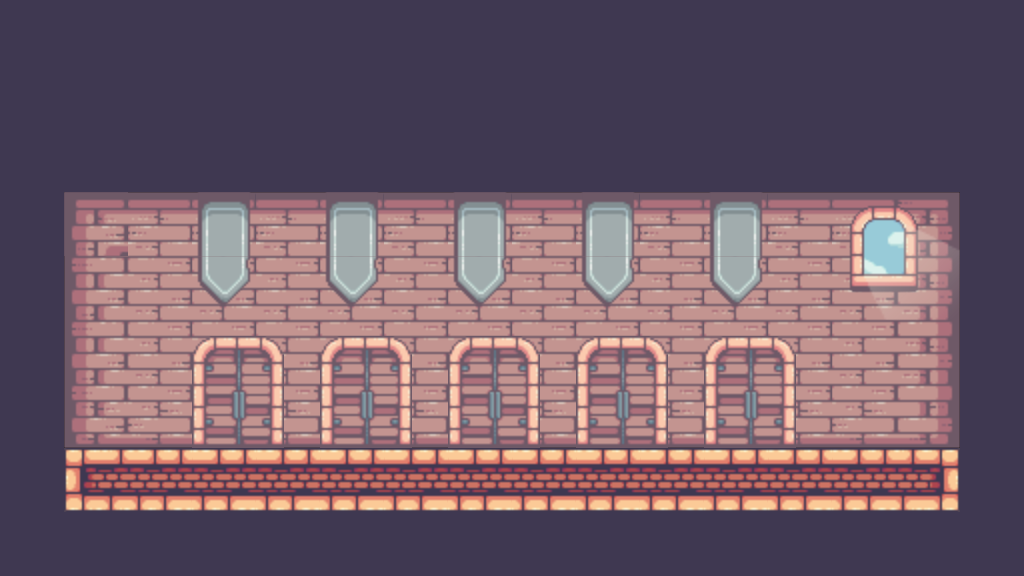

A 2D game scene composited from a Tiled map and its tileset images. What follows is a short description and the map's XML, with every tile layer's data as written:
An orthogonal 16x9 tile map with 64x64 px tiles, 3 tile layers (Background, Tiles, Decorations), 1 hidden layer not drawn, 3 tilesets and 6 objects.

<map version="1.10" tiledversion="1.10.0" orientation="orthogonal" renderorder="right-down" width="16" height="9" tilewidth="64" tileheight="64" infinite="0" nextlayerid="6" nextobjectid="37">
 <editorsettings>
  <export target="../../../colisions.js" format="js" />
 </editorsettings>
 <tileset firstgid="1" source="../tilesets/Main.tsx" />
 <tileset firstgid="248" source="../tilesets/Decorations.tsx" />
 <tileset firstgid="290" source="../tilesets/Misc.tsx" />
 <layer id="5" name="Background" width="16" height="9">
  <data encoding="csv">
41,41,41,41,41,41,41,41,41,41,41,41,41,41,41,41,
41,41,41,41,41,41,41,41,41,41,41,41,41,41,41,41,
41,41,41,41,41,41,41,41,41,41,41,41,41,41,41,41,
41,135,136,136,136,136,136,136,136,136,136,136,136,136,137,41,
41,154,155,155,155,155,155,155,155,155,155,155,155,155,156,41,
41,154,155,155,155,155,155,155,155,155,155,155,155,155,156,41,
41,173,174,174,174,174,174,174,174,174,174,174,174,174,175,41,
41,41,41,41,41,41,41,41,41,41,41,41,41,41,41,41,
41,41,41,41,41,41,41,41,41,41,41,41,41,41,41,41
</data>
 </layer>
 <layer id="1" name="Tiles" width="16" height="9">
  <data encoding="csv">
41,41,41,41,41,0,41,0,0,41,41,0,0,0,41,41,
41,41,41,41,41,0,41,0,0,0,41,0,0,0,41,41,
41,0,0,0,0,0,0,0,0,0,0,0,0,0,0,0,
41,0,0,0,0,0,0,0,0,0,0,0,0,0,0,41,
41,0,0,0,0,0,0,0,0,0,0,0,0,0,0,41,
41,0,0,0,0,0,0,0,0,0,0,0,0,0,0,41,
41,0,0,0,0,0,0,0,0,0,0,0,0,0,0,41,
41,97,98,98,98,98,98,98,98,98,98,98,98,98,99,0,
41,41,41,41,0,0,0,0,0,0,0,0,0,41,41,41
</data>
 </layer>
 <layer id="4" name="Decorations" width="16" height="9">
  <data encoding="csv">
0,0,0,0,0,0,0,0,0,0,0,0,0,0,0,0,
0,0,0,0,0,0,0,0,0,0,0,0,0,0,0,0,
0,0,0,0,0,0,0,0,0,0,0,0,0,0,0,0,
0,207,0,256,0,256,0,256,0,256,0,256,0,271,272,0,
0,0,0,277,0,277,0,277,0,277,0,277,0,278,279,0,
0,0,0,0,0,0,0,0,0,0,0,0,0,0,0,0,
0,0,0,290,0,290,0,290,0,290,0,290,0,0,0,0,
0,0,0,0,0,0,0,0,0,0,0,0,0,0,0,0,
0,0,0,0,0,0,0,0,0,0,0,0,0,0,0,0
</data>
 </layer>
 <layer id="2" name="Collisions" width="16" height="9" visible="0" opacity="0.59">
  <data encoding="csv">
0,0,0,0,0,0,0,0,0,0,0,0,0,0,0,0,
0,0,0,0,0,0,0,0,0,0,0,0,0,0,0,0,
0,0,0,0,0,0,0,0,0,0,0,0,0,0,0,0,
0,0,0,0,0,0,0,0,0,0,0,0,0,0,0,0,
0,0,0,0,0,0,0,0,0,0,0,0,0,0,0,0,
0,0,0,0,0,0,0,0,0,0,0,0,0,0,0,0,
0,0,0,0,0,0,0,0,0,0,0,0,0,0,0,0,
0,292,292,292,292,292,292,292,292,292,292,292,292,292,292,0,
0,0,0,0,0,0,0,0,0,0,0,0,0,0,0,0
</data>
 </layer>
 <objectgroup id="3" name="Misc" opacity="0.93">
  <object id="27" x="376.247" y="604.412" height="1.51103" />
  <object id="28" x="216.612" y="234.701" width="15.613" height="25.7451">
   <text fontfamily="Helvetica" pixelsize="28" wrap="1" color="#edf0f2">1</text>
  </object>
  <object id="33" x="345.415" y="233.692" width="15.613" height="25.7451">
   <text fontfamily="Helvetica" pixelsize="28" wrap="1" color="#edf0f2">2</text>
  </object>
  <object id="34" x="473.403" y="233.692" width="15.613" height="25.7451">
   <text fontfamily="Helvetica" pixelsize="28" wrap="1" color="#edf0f2">3</text>
  </object>
  <object id="35" x="730.006" y="233.692" width="15.613" height="25.7451">
   <text fontfamily="Helvetica" pixelsize="28" wrap="1" color="#edf0f2">5</text>
  </object>
  <object id="36" x="600.764" y="233.692" width="15.613" height="25.7451">
   <text fontfamily="Helvetica" pixelsize="28" wrap="1" color="#edf0f2">4</text>
  </object>
 </objectgroup>
</map>
